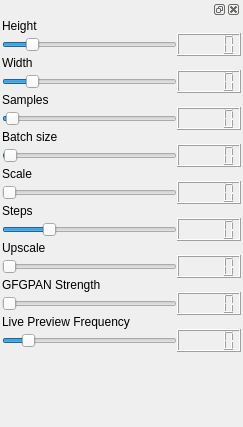
<?xml version="1.0" encoding="UTF-8"?>
<ui version="4.0">
 <class>size_count</class>
 <widget class="QWidget" name="size_count">
  <property name="geometry">
   <rect>
    <x>0</x>
    <y>0</y>
    <width>243</width>
    <height>427</height>
   </rect>
  </property>
  <property name="sizePolicy">
   <sizepolicy hsizetype="Expanding" vsizetype="Expanding">
    <horstretch>0</horstretch>
    <verstretch>0</verstretch>
   </sizepolicy>
  </property>
  <property name="windowTitle">
   <string>Properties</string>
  </property>
  <layout class="QVBoxLayout" name="verticalLayout_2">
   <property name="spacing">
    <number>2</number>
   </property>
   <property name="leftMargin">
    <number>2</number>
   </property>
   <property name="topMargin">
    <number>0</number>
   </property>
   <property name="rightMargin">
    <number>2</number>
   </property>
   <property name="bottomMargin">
    <number>0</number>
   </property>
   <item>
    <widget class="QDockWidget" name="dockWidget">
     <property name="sizePolicy">
      <sizepolicy hsizetype="Expanding" vsizetype="Expanding">
       <horstretch>0</horstretch>
       <verstretch>0</verstretch>
      </sizepolicy>
     </property>
     <widget class="QWidget" name="dockWidgetContents">
      <property name="sizePolicy">
       <sizepolicy hsizetype="Expanding" vsizetype="Expanding">
        <horstretch>0</horstretch>
        <verstretch>0</verstretch>
       </sizepolicy>
      </property>
      <layout class="QVBoxLayout" name="verticalLayout">
       <property name="spacing">
        <number>0</number>
       </property>
       <property name="leftMargin">
        <number>0</number>
       </property>
       <property name="topMargin">
        <number>0</number>
       </property>
       <property name="rightMargin">
        <number>0</number>
       </property>
       <property name="bottomMargin">
        <number>0</number>
       </property>
       <item>
        <layout class="QGridLayout" name="gridLayout">
         <property name="leftMargin">
          <number>0</number>
         </property>
         <property name="rightMargin">
          <number>0</number>
         </property>
         <property name="spacing">
          <number>0</number>
         </property>
         <item row="0" column="0">
          <widget class="QLabel" name="label_4">
           <property name="text">
            <string>Height</string>
           </property>
          </widget>
         </item>
         <item row="1" column="0">
          <widget class="QSlider" name="heightSlider">
           <property name="minimum">
            <number>256</number>
           </property>
           <property name="maximum">
            <number>2048</number>
           </property>
           <property name="singleStep">
            <number>64</number>
           </property>
           <property name="pageStep">
            <number>64</number>
           </property>
           <property name="value">
            <number>512</number>
           </property>
           <property name="orientation">
            <enum>Qt::Horizontal</enum>
           </property>
           <property name="tickInterval">
            <number>0</number>
           </property>
          </widget>
         </item>
         <item row="1" column="1">
          <widget class="QLCDNumber" name="heightNumber"/>
         </item>
         <item row="3" column="1">
          <widget class="QLCDNumber" name="widthNumber"/>
         </item>
         <item row="5" column="1">
          <widget class="QLCDNumber" name="samplesNumber"/>
         </item>
         <item row="3" column="0">
          <widget class="QSlider" name="widthSlider">
           <property name="minimum">
            <number>256</number>
           </property>
           <property name="maximum">
            <number>2048</number>
           </property>
           <property name="singleStep">
            <number>64</number>
           </property>
           <property name="pageStep">
            <number>64</number>
           </property>
           <property name="value">
            <number>512</number>
           </property>
           <property name="orientation">
            <enum>Qt::Horizontal</enum>
           </property>
          </widget>
         </item>
         <item row="4" column="0">
          <widget class="QLabel" name="label_2">
           <property name="text">
            <string>Samples</string>
           </property>
          </widget>
         </item>
         <item row="2" column="0">
          <widget class="QLabel" name="label_3">
           <property name="text">
            <string>Width</string>
           </property>
          </widget>
         </item>
         <item row="5" column="0">
          <widget class="QSlider" name="samplesSlider">
           <property name="maximum">
            <number>50</number>
           </property>
           <property name="pageStep">
            <number>1</number>
           </property>
           <property name="value">
            <number>1</number>
           </property>
           <property name="orientation">
            <enum>Qt::Horizontal</enum>
           </property>
          </widget>
         </item>
         <item row="7" column="0">
          <widget class="QSlider" name="batchSizeSlider">
           <property name="maximum">
            <number>200</number>
           </property>
           <property name="pageStep">
            <number>1</number>
           </property>
           <property name="value">
            <number>1</number>
           </property>
           <property name="orientation">
            <enum>Qt::Horizontal</enum>
           </property>
          </widget>
         </item>
         <item row="29" column="0">
          <spacer name="verticalSpacer">
           <property name="orientation">
            <enum>Qt::Vertical</enum>
           </property>
           <property name="sizeHint" stdset="0">
            <size>
             <width>20</width>
             <height>40</height>
            </size>
           </property>
          </spacer>
         </item>
         <item row="18" column="0">
          <widget class="QSlider" name="upscaleSlider">
           <property name="minimum">
            <number>1</number>
           </property>
           <property name="maximum">
            <number>10</number>
           </property>
           <property name="pageStep">
            <number>1</number>
           </property>
           <property name="orientation">
            <enum>Qt::Horizontal</enum>
           </property>
          </widget>
         </item>
         <item row="6" column="0">
          <widget class="QLabel" name="label">
           <property name="text">
            <string>Batch size</string>
           </property>
          </widget>
         </item>
         <item row="13" column="0">
          <widget class="QSlider" name="scaleSlider">
           <property name="maximum">
            <number>100</number>
           </property>
           <property name="orientation">
            <enum>Qt::Horizontal</enum>
           </property>
          </widget>
         </item>
         <item row="15" column="1">
          <widget class="QLCDNumber" name="stepsNumber"/>
         </item>
         <item row="18" column="1">
          <widget class="QLCDNumber" name="upscaleNumber"/>
         </item>
         <item row="13" column="1">
          <widget class="QLCDNumber" name="scaleNumber">
           <property name="smallDecimalPoint">
            <bool>false</bool>
           </property>
           <property name="segmentStyle">
            <enum>QLCDNumber::Filled</enum>
           </property>
          </widget>
         </item>
         <item row="16" column="0">
          <widget class="QLabel" name="label_7">
           <property name="text">
            <string>Upscale</string>
           </property>
          </widget>
         </item>
         <item row="14" column="0">
          <widget class="QLabel" name="label_5">
           <property name="text">
            <string>Steps</string>
           </property>
          </widget>
         </item>
         <item row="22" column="0">
          <widget class="QSlider" name="gfpganSlider">
           <property name="minimum">
            <number>1</number>
           </property>
           <property name="maximum">
            <number>10</number>
           </property>
           <property name="pageStep">
            <number>1</number>
           </property>
           <property name="orientation">
            <enum>Qt::Horizontal</enum>
           </property>
          </widget>
         </item>
         <item row="11" column="0">
          <widget class="QLabel" name="label_6">
           <property name="text">
            <string>Scale</string>
           </property>
          </widget>
         </item>
         <item row="7" column="1">
          <widget class="QLCDNumber" name="batchSizeNumber"/>
         </item>
         <item row="21" column="0">
          <widget class="QLabel" name="label_8">
           <property name="text">
            <string>GFGPAN Strength</string>
           </property>
          </widget>
         </item>
         <item row="15" column="0">
          <widget class="QSlider" name="stepsSlider">
           <property name="maximum">
            <number>300</number>
           </property>
           <property name="value">
            <number>75</number>
           </property>
           <property name="orientation">
            <enum>Qt::Horizontal</enum>
           </property>
           <property name="invertedAppearance">
            <bool>false</bool>
           </property>
           <property name="invertedControls">
            <bool>false</bool>
           </property>
          </widget>
         </item>
         <item row="28" column="0">
          <widget class="QSlider" name="previewSlider">
           <property name="minimum">
            <number>0</number>
           </property>
           <property name="maximum">
            <number>25</number>
           </property>
           <property name="pageStep">
            <number>1</number>
           </property>
           <property name="value">
            <number>3</number>
           </property>
           <property name="orientation">
            <enum>Qt::Horizontal</enum>
           </property>
          </widget>
         </item>
         <item row="27" column="0">
          <widget class="QLabel" name="label_9">
           <property name="text">
            <string>Live Preview Frequency</string>
           </property>
          </widget>
         </item>
         <item row="22" column="1">
          <widget class="QLCDNumber" name="gfpganNumber"/>
         </item>
         <item row="28" column="1">
          <widget class="QLCDNumber" name="previewNumber"/>
         </item>
        </layout>
       </item>
      </layout>
     </widget>
    </widget>
   </item>
  </layout>
 </widget>
 <resources/>
 <connections>
  <connection>
   <sender>heightSlider</sender>
   <signal>valueChanged(int)</signal>
   <receiver>heightNumber</receiver>
   <slot>display(int)</slot>
   <hints>
    <hint type="sourcelabel">
     <x>46</x>
     <y>34</y>
    </hint>
    <hint type="destinationlabel">
     <x>126</x>
     <y>34</y>
    </hint>
   </hints>
  </connection>
  <connection>
   <sender>widthSlider</sender>
   <signal>valueChanged(int)</signal>
   <receiver>widthNumber</receiver>
   <slot>display(int)</slot>
   <hints>
    <hint type="sourcelabel">
     <x>46</x>
     <y>85</y>
    </hint>
    <hint type="destinationlabel">
     <x>126</x>
     <y>85</y>
    </hint>
   </hints>
  </connection>
  <connection>
   <sender>samplesSlider</sender>
   <signal>valueChanged(int)</signal>
   <receiver>samplesNumber</receiver>
   <slot>display(int)</slot>
   <hints>
    <hint type="sourcelabel">
     <x>46</x>
     <y>136</y>
    </hint>
    <hint type="destinationlabel">
     <x>126</x>
     <y>136</y>
    </hint>
   </hints>
  </connection>
  <connection>
   <sender>batchSizeSlider</sender>
   <signal>valueChanged(int)</signal>
   <receiver>batchSizeNumber</receiver>
   <slot>display(int)</slot>
   <hints>
    <hint type="sourcelabel">
     <x>46</x>
     <y>187</y>
    </hint>
    <hint type="destinationlabel">
     <x>126</x>
     <y>187</y>
    </hint>
   </hints>
  </connection>
  <connection>
   <sender>stepsSlider</sender>
   <signal>valueChanged(int)</signal>
   <receiver>stepsNumber</receiver>
   <slot>display(int)</slot>
   <hints>
    <hint type="sourcelabel">
     <x>46</x>
     <y>289</y>
    </hint>
    <hint type="destinationlabel">
     <x>126</x>
     <y>289</y>
    </hint>
   </hints>
  </connection>
  <connection>
   <sender>upscaleSlider</sender>
   <signal>valueChanged(int)</signal>
   <receiver>upscaleNumber</receiver>
   <slot>display(int)</slot>
   <hints>
    <hint type="sourcelabel">
     <x>44</x>
     <y>377</y>
    </hint>
    <hint type="destinationlabel">
     <x>126</x>
     <y>378</y>
    </hint>
   </hints>
  </connection>
  <connection>
   <sender>previewSlider</sender>
   <signal>valueChanged(int)</signal>
   <receiver>previewNumber</receiver>
   <slot>display(int)</slot>
   <hints>
    <hint type="sourcelabel">
     <x>59</x>
     <y>302</y>
    </hint>
    <hint type="destinationlabel">
     <x>148</x>
     <y>302</y>
    </hint>
   </hints>
  </connection>
 </connections>
</ui>
